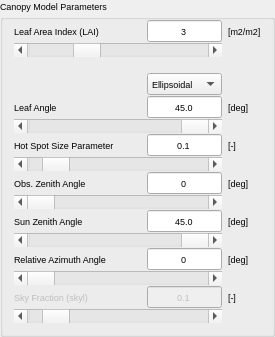
        <widget class="QgsCollapsibleGroupBox" name="CanopyMP_Box">
         <property name="enabled">
          <bool>true</bool>
         </property>
         <property name="sizePolicy">
          <sizepolicy hsizetype="Fixed" vsizetype="Fixed">
           <horstretch>0</horstretch>
           <verstretch>0</verstretch>
          </sizepolicy>
         </property>
         <property name="minimumSize">
          <size>
           <width>275</width>
           <height>0</height>
          </size>
         </property>
         <property name="maximumSize">
          <size>
           <width>275</width>
           <height>16777215</height>
          </size>
         </property>
         <property name="font">
          <font>
           <pointsize>7</pointsize>
          </font>
         </property>
         <property name="title">
          <string>Canopy Model Parameters</string>
         </property>
         <property name="flat">
          <bool>true</bool>
         </property>
         <property name="collapsed">
          <bool>false</bool>
         </property>
         <property name="saveCheckedState">
          <bool>true</bool>
         </property>
         <layout class="QGridLayout" name="gridLayout_4">
          <property name="topMargin">
           <number>3</number>
          </property>
          <property name="horizontalSpacing">
           <number>6</number>
          </property>
          <property name="verticalSpacing">
           <number>1</number>
          </property>
          <item row="13" column="0">
           <widget class="QLabel" name="rAA_Text">
            <property name="sizePolicy">
             <sizepolicy hsizetype="Minimum" vsizetype="Preferred">
              <horstretch>0</horstretch>
              <verstretch>0</verstretch>
             </sizepolicy>
            </property>
            <property name="minimumSize">
             <size>
              <width>125</width>
              <height>0</height>
             </size>
            </property>
            <property name="maximumSize">
             <size>
              <width>16777215</width>
              <height>20</height>
             </size>
            </property>
            <property name="text">
             <string>Relative Azimuth Angle</string>
            </property>
           </widget>
          </item>
          <item row="9" column="4">
           <widget class="QLabel" name="label_11">
            <property name="text">
             <string>[deg]</string>
            </property>
           </widget>
          </item>
          <item row="15" column="4">
           <widget class="QLabel" name="label_14">
            <property name="text">
             <string>[-]</string>
            </property>
           </widget>
          </item>
          <item row="13" column="4">
           <widget class="QLabel" name="label_13">
            <property name="text">
             <string>[deg]</string>
            </property>
           </widget>
          </item>
          <item row="1" column="0" colspan="4">
           <widget class="QScrollBar" name="LAI_Slide">
            <property name="minimum">
             <number>100</number>
            </property>
            <property name="maximum">
             <number>100000</number>
            </property>
            <property name="singleStep">
             <number>100</number>
            </property>
            <property name="sliderPosition">
             <number>30000</number>
            </property>
            <property name="orientation">
             <enum>Qt::Horizontal</enum>
            </property>
           </widget>
          </item>
          <item row="11" column="3">
           <widget class="QLineEdit" name="SZA_lineEdit">
            <property name="sizePolicy">
             <sizepolicy hsizetype="Expanding" vsizetype="Minimum">
              <horstretch>0</horstretch>
              <verstretch>0</verstretch>
             </sizepolicy>
            </property>
            <property name="minimumSize">
             <size>
              <width>0</width>
              <height>0</height>
             </size>
            </property>
            <property name="inputMethodHints">
             <set>Qt::ImhDigitsOnly</set>
            </property>
            <property name="text">
             <string>45.0</string>
            </property>
            <property name="frame">
             <bool>true</bool>
            </property>
            <property name="alignment">
             <set>Qt::AlignCenter</set>
            </property>
           </widget>
          </item>
          <item row="5" column="4">
           <widget class="QLabel" name="label_9">
            <property name="text">
             <string>[deg]</string>
            </property>
           </widget>
          </item>
          <item row="7" column="4">
           <widget class="QLabel" name="label_10">
            <property name="text">
             <string>[-]</string>
            </property>
           </widget>
          </item>
          <item row="11" column="4">
           <widget class="QLabel" name="label_12">
            <property name="text">
             <string>[deg]</string>
            </property>
           </widget>
          </item>
          <item row="16" column="0" colspan="4">
           <widget class="QScrollBar" name="skyl_Slide">
            <property name="maximum">
             <number>10000</number>
            </property>
            <property name="singleStep">
             <number>1000</number>
            </property>
            <property name="pageStep">
             <number>1000</number>
            </property>
            <property name="sliderPosition">
             <number>1000</number>
            </property>
            <property name="orientation">
             <enum>Qt::Horizontal</enum>
            </property>
           </widget>
          </item>
          <item row="9" column="3">
           <widget class="QLineEdit" name="OZA_lineEdit">
            <property name="text">
             <string>0</string>
            </property>
            <property name="alignment">
             <set>Qt::AlignCenter</set>
            </property>
           </widget>
          </item>
          <item row="15" column="3">
           <widget class="QLineEdit" name="skyl_lineEdit">
            <property name="enabled">
             <bool>false</bool>
            </property>
            <property name="sizePolicy">
             <sizepolicy hsizetype="Expanding" vsizetype="Minimum">
              <horstretch>0</horstretch>
              <verstretch>0</verstretch>
             </sizepolicy>
            </property>
            <property name="minimumSize">
             <size>
              <width>0</width>
              <height>0</height>
             </size>
            </property>
            <property name="inputMethodHints">
             <set>Qt::ImhDigitsOnly</set>
            </property>
            <property name="text">
             <string>0.1</string>
            </property>
            <property name="frame">
             <bool>true</bool>
            </property>
            <property name="alignment">
             <set>Qt::AlignCenter</set>
            </property>
           </widget>
          </item>
          <item row="8" column="0" colspan="4">
           <widget class="QScrollBar" name="hspot_Slide">
            <property name="maximum">
             <number>10000</number>
            </property>
            <property name="singleStep">
             <number>100</number>
            </property>
            <property name="pageStep">
             <number>100</number>
            </property>
            <property name="value">
             <number>1000</number>
            </property>
            <property name="sliderPosition">
             <number>1000</number>
            </property>
            <property name="orientation">
             <enum>Qt::Horizontal</enum>
            </property>
           </widget>
          </item>
          <item row="14" column="0" colspan="4">
           <widget class="QScrollBar" name="rAA_Slide">
            <property name="maximum">
             <number>1800000</number>
            </property>
            <property name="singleStep">
             <number>10000</number>
            </property>
            <property name="pageStep">
             <number>10000</number>
            </property>
            <property name="orientation">
             <enum>Qt::Horizontal</enum>
            </property>
           </widget>
          </item>
          <item row="6" column="0" colspan="4">
           <widget class="QScrollBar" name="LIDFB_Slide">
            <property name="maximum">
             <number>900000</number>
            </property>
            <property name="singleStep">
             <number>10000</number>
            </property>
            <property name="pageStep">
             <number>10000</number>
            </property>
            <property name="sliderPosition">
             <number>450000</number>
            </property>
            <property name="orientation">
             <enum>Qt::Horizontal</enum>
            </property>
           </widget>
          </item>
          <item row="0" column="4">
           <widget class="QLabel" name="lblLAI">
            <property name="text">
             <string>[m2/m2]</string>
            </property>
           </widget>
          </item>
          <item row="11" column="0">
           <widget class="QLabel" name="SZA_Text">
            <property name="sizePolicy">
             <sizepolicy hsizetype="Minimum" vsizetype="Preferred">
              <horstretch>0</horstretch>
              <verstretch>0</verstretch>
             </sizepolicy>
            </property>
            <property name="minimumSize">
             <size>
              <width>125</width>
              <height>0</height>
             </size>
            </property>
            <property name="maximumSize">
             <size>
              <width>16777215</width>
              <height>20</height>
             </size>
            </property>
            <property name="text">
             <string>Sun Zenith Angle</string>
            </property>
           </widget>
          </item>
          <item row="9" column="0">
           <widget class="QLabel" name="OZA_Text">
            <property name="sizePolicy">
             <sizepolicy hsizetype="Minimum" vsizetype="Preferred">
              <horstretch>0</horstretch>
              <verstretch>0</verstretch>
             </sizepolicy>
            </property>
            <property name="minimumSize">
             <size>
              <width>125</width>
              <height>0</height>
             </size>
            </property>
            <property name="maximumSize">
             <size>
              <width>16777215</width>
              <height>20</height>
             </size>
            </property>
            <property name="text">
             <string>Obs. Zenith Angle</string>
            </property>
           </widget>
          </item>
          <item row="15" column="0">
           <widget class="QLabel" name="skyl_Text">
            <property name="enabled">
             <bool>false</bool>
            </property>
            <property name="sizePolicy">
             <sizepolicy hsizetype="Minimum" vsizetype="Preferred">
              <horstretch>0</horstretch>
              <verstretch>0</verstretch>
             </sizepolicy>
            </property>
            <property name="minimumSize">
             <size>
              <width>125</width>
              <height>0</height>
             </size>
            </property>
            <property name="maximumSize">
             <size>
              <width>16777215</width>
              <height>20</height>
             </size>
            </property>
            <property name="text">
             <string>Sky Fraction (skyl)</string>
            </property>
           </widget>
          </item>
          <item row="0" column="0">
           <widget class="QLabel" name="LAI_Text">
            <property name="sizePolicy">
             <sizepolicy hsizetype="Minimum" vsizetype="Preferred">
              <horstretch>0</horstretch>
              <verstretch>0</verstretch>
             </sizepolicy>
            </property>
            <property name="minimumSize">
             <size>
              <width>125</width>
              <height>0</height>
             </size>
            </property>
            <property name="maximumSize">
             <size>
              <width>16777215</width>
              <height>20</height>
             </size>
            </property>
            <property name="text">
             <string>Leaf Area Index (LAI)</string>
            </property>
           </widget>
          </item>
          <item row="12" column="0" colspan="4">
           <widget class="QScrollBar" name="SZA_Slide">
            <property name="maximum">
             <number>890000</number>
            </property>
            <property name="singleStep">
             <number>10000</number>
            </property>
            <property name="pageStep">
             <number>10000</number>
            </property>
            <property name="sliderPosition">
             <number>450000</number>
            </property>
            <property name="orientation">
             <enum>Qt::Horizontal</enum>
            </property>
           </widget>
          </item>
          <item row="10" column="0" colspan="4">
           <widget class="QScrollBar" name="OZA_Slide">
            <property name="maximum">
             <number>890000</number>
            </property>
            <property name="singleStep">
             <number>10000</number>
            </property>
            <property name="orientation">
             <enum>Qt::Horizontal</enum>
            </property>
           </widget>
          </item>
          <item row="13" column="3">
           <widget class="QLineEdit" name="rAA_lineEdit">
            <property name="sizePolicy">
             <sizepolicy hsizetype="Expanding" vsizetype="Minimum">
              <horstretch>0</horstretch>
              <verstretch>0</verstretch>
             </sizepolicy>
            </property>
            <property name="minimumSize">
             <size>
              <width>0</width>
              <height>0</height>
             </size>
            </property>
            <property name="inputMethodHints">
             <set>Qt::ImhDigitsOnly</set>
            </property>
            <property name="text">
             <string>0</string>
            </property>
            <property name="frame">
             <bool>true</bool>
            </property>
            <property name="alignment">
             <set>Qt::AlignCenter</set>
            </property>
           </widget>
          </item>
          <item row="7" column="0">
           <widget class="QLabel" name="hspot_Text">
            <property name="sizePolicy">
             <sizepolicy hsizetype="Minimum" vsizetype="Preferred">
              <horstretch>0</horstretch>
              <verstretch>0</verstretch>
             </sizepolicy>
            </property>
            <property name="minimumSize">
             <size>
              <width>125</width>
              <height>0</height>
             </size>
            </property>
            <property name="maximumSize">
             <size>
              <width>16777215</width>
              <height>20</height>
             </size>
            </property>
            <property name="text">
             <string>Hot Spot Size Parameter</string>
            </property>
           </widget>
          </item>
          <item row="5" column="3">
           <widget class="QLineEdit" name="LIDFB_lineEdit">
            <property name="sizePolicy">
             <sizepolicy hsizetype="Expanding" vsizetype="Minimum">
              <horstretch>0</horstretch>
              <verstretch>0</verstretch>
             </sizepolicy>
            </property>
            <property name="minimumSize">
             <size>
              <width>0</width>
              <height>0</height>
             </size>
            </property>
            <property name="inputMethodHints">
             <set>Qt::ImhDigitsOnly</set>
            </property>
            <property name="text">
             <string>45.0</string>
            </property>
            <property name="frame">
             <bool>true</bool>
            </property>
            <property name="alignment">
             <set>Qt::AlignCenter</set>
            </property>
           </widget>
          </item>
          <item row="5" column="2">
           <spacer name="horizontalSpacer_3">
            <property name="orientation">
             <enum>Qt::Horizontal</enum>
            </property>
            <property name="sizeHint" stdset="0">
             <size>
              <width>40</width>
              <height>20</height>
             </size>
            </property>
           </spacer>
          </item>
          <item row="4" column="3">
           <widget class="QComboBox" name="LIDF_combobox">
            <property name="currentIndex">
             <number>0</number>
            </property>
            <property name="maxVisibleItems">
             <number>7</number>
            </property>
            <item>
             <property name="text">
              <string>Ellipsoidal</string>
             </property>
            </item>
            <item>
             <property name="text">
              <string>Beta: planophile</string>
             </property>
            </item>
            <item>
             <property name="text">
              <string>Beta: erectophile</string>
             </property>
            </item>
            <item>
             <property name="text">
              <string>Beta: plagiophile</string>
             </property>
            </item>
            <item>
             <property name="text">
              <string>Beta: extremophile</string>
             </property>
            </item>
            <item>
             <property name="text">
              <string>Beta: spherical</string>
             </property>
            </item>
            <item>
             <property name="text">
              <string>Beta: uniform</string>
             </property>
            </item>
           </widget>
          </item>
          <item row="2" column="3">
           <spacer name="verticalSpacer_2">
            <property name="orientation">
             <enum>Qt::Vertical</enum>
            </property>
            <property name="sizeType">
             <enum>QSizePolicy::Minimum</enum>
            </property>
            <property name="sizeHint" stdset="0">
             <size>
              <width>20</width>
              <height>15</height>
             </size>
            </property>
           </spacer>
          </item>
          <item row="5" column="0">
           <widget class="QLabel" name="LIDFB_Text">
            <property name="sizePolicy">
             <sizepolicy hsizetype="Minimum" vsizetype="Preferred">
              <horstretch>0</horstretch>
              <verstretch>0</verstretch>
             </sizepolicy>
            </property>
            <property name="minimumSize">
             <size>
              <width>125</width>
              <height>0</height>
             </size>
            </property>
            <property name="maximumSize">
             <size>
              <width>16777215</width>
              <height>20</height>
             </size>
            </property>
            <property name="text">
             <string>Leaf Angle</string>
            </property>
           </widget>
          </item>
          <item row="0" column="3">
           <widget class="QLineEdit" name="LAI_lineEdit">
            <property name="sizePolicy">
             <sizepolicy hsizetype="Expanding" vsizetype="Minimum">
              <horstretch>0</horstretch>
              <verstretch>0</verstretch>
             </sizepolicy>
            </property>
            <property name="minimumSize">
             <size>
              <width>0</width>
              <height>0</height>
             </size>
            </property>
            <property name="inputMethodHints">
             <set>Qt::ImhDigitsOnly</set>
            </property>
            <property name="text">
             <string>3</string>
            </property>
            <property name="frame">
             <bool>true</bool>
            </property>
            <property name="alignment">
             <set>Qt::AlignCenter</set>
            </property>
           </widget>
          </item>
          <item row="7" column="3">
           <widget class="QLineEdit" name="hspot_lineEdit">
            <property name="sizePolicy">
             <sizepolicy hsizetype="Expanding" vsizetype="Minimum">
              <horstretch>0</horstretch>
              <verstretch>0</verstretch>
             </sizepolicy>
            </property>
            <property name="minimumSize">
             <size>
              <width>0</width>
              <height>0</height>
             </size>
            </property>
            <property name="inputMethodHints">
             <set>Qt::ImhDigitsOnly</set>
            </property>
            <property name="text">
             <string>0.1</string>
            </property>
            <property name="frame">
             <bool>true</bool>
            </property>
            <property name="alignment">
             <set>Qt::AlignCenter</set>
            </property>
           </widget>
          </item>
          <item row="0" column="2">
           <spacer name="horizontalSpacer_4">
            <property name="orientation">
             <enum>Qt::Horizontal</enum>
            </property>
            <property name="sizeType">
             <enum>QSizePolicy::Fixed</enum>
            </property>
            <property name="sizeHint" stdset="0">
             <size>
              <width>40</width>
              <height>20</height>
             </size>
            </property>
           </spacer>
          </item>
         </layout>
        </widget>
